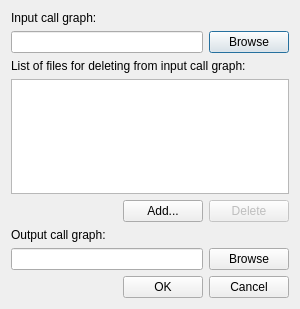
<?xml version="1.0" encoding="UTF-8"?>
<ui version="4.0">
 <class>CleanCallGraphWidget</class>
 <widget class="QDialog" name="CleanCallGraphWidget">
  <property name="geometry">
   <rect>
    <x>0</x>
    <y>0</y>
    <width>300</width>
    <height>309</height>
   </rect>
  </property>
  <property name="windowTitle">
   <string>QSAGUI - clean call graph</string>
  </property>
  <layout class="QGridLayout" name="gridLayout">
   <item row="0" column="0">
    <widget class="QLabel" name="label">
     <property name="text">
      <string>Input call graph:</string>
     </property>
    </widget>
   </item>
   <item row="1" column="0">
    <layout class="QHBoxLayout" name="horizontalLayout">
     <item>
      <widget class="QLineEdit" name="inputFileEdit"/>
     </item>
     <item>
      <widget class="QPushButton" name="inputFileButton">
       <property name="text">
        <string>Browse</string>
       </property>
      </widget>
     </item>
    </layout>
   </item>
   <item row="2" column="0">
    <widget class="QLabel" name="label_2">
     <property name="text">
      <string>List of files for deleting from input call graph:</string>
     </property>
    </widget>
   </item>
   <item row="3" column="0">
    <widget class="QListWidget" name="listOfCFiles"/>
   </item>
   <item row="4" column="0">
    <layout class="QHBoxLayout" name="horizontalLayout_5">
     <item>
      <spacer name="horizontalSpacer_3">
       <property name="orientation">
        <enum>Qt::Horizontal</enum>
       </property>
       <property name="sizeHint" stdset="0">
        <size>
         <width>40</width>
         <height>20</height>
        </size>
       </property>
      </spacer>
     </item>
     <item>
      <widget class="QPushButton" name="addButton">
       <property name="text">
        <string>Add...</string>
       </property>
       <property name="icon">
        <iconset>
         <normaloff>:/images/list-add.png</normaloff>:/images/list-add.png</iconset>
       </property>
      </widget>
     </item>
     <item>
      <widget class="QPushButton" name="delButton">
       <property name="enabled">
        <bool>false</bool>
       </property>
       <property name="text">
        <string>Delete</string>
       </property>
       <property name="icon">
        <iconset>
         <normaloff>:/images/list-remove.png</normaloff>:/images/list-remove.png</iconset>
       </property>
       <property name="shortcut">
        <string>Del</string>
       </property>
      </widget>
     </item>
    </layout>
   </item>
   <item row="5" column="0">
    <widget class="QLabel" name="label_3">
     <property name="text">
      <string>Output call graph:</string>
     </property>
    </widget>
   </item>
   <item row="6" column="0">
    <layout class="QHBoxLayout" name="horizontalLayout_10">
     <item>
      <widget class="QLineEdit" name="outputFileEdit"/>
     </item>
     <item>
      <widget class="QPushButton" name="outputFileButton">
       <property name="text">
        <string>Browse</string>
       </property>
      </widget>
     </item>
    </layout>
   </item>
   <item row="7" column="0">
    <layout class="QHBoxLayout" name="horizontalLayout_9">
     <item>
      <spacer name="horizontalSpacer_5">
       <property name="orientation">
        <enum>Qt::Horizontal</enum>
       </property>
       <property name="sizeHint" stdset="0">
        <size>
         <width>40</width>
         <height>20</height>
        </size>
       </property>
      </spacer>
     </item>
     <item>
      <widget class="QPushButton" name="generateButton">
       <property name="text">
        <string>OK</string>
       </property>
      </widget>
     </item>
     <item>
      <widget class="QPushButton" name="cancelButton">
       <property name="text">
        <string>Cancel</string>
       </property>
       <property name="shortcut">
        <string>Esc</string>
       </property>
      </widget>
     </item>
    </layout>
   </item>
  </layout>
 </widget>
 <tabstops>
  <tabstop>inputFileEdit</tabstop>
  <tabstop>inputFileButton</tabstop>
  <tabstop>listOfCFiles</tabstop>
  <tabstop>addButton</tabstop>
  <tabstop>delButton</tabstop>
  <tabstop>outputFileEdit</tabstop>
  <tabstop>outputFileButton</tabstop>
  <tabstop>generateButton</tabstop>
  <tabstop>cancelButton</tabstop>
 </tabstops>
 <resources/>
 <connections>
  <connection>
   <sender>cancelButton</sender>
   <signal>clicked()</signal>
   <receiver>CleanCallGraphWidget</receiver>
   <slot>close()</slot>
   <hints>
    <hint type="sourcelabel">
     <x>251</x>
     <y>286</y>
    </hint>
    <hint type="destinationlabel">
     <x>149</x>
     <y>154</y>
    </hint>
   </hints>
  </connection>
 </connections>
</ui>
